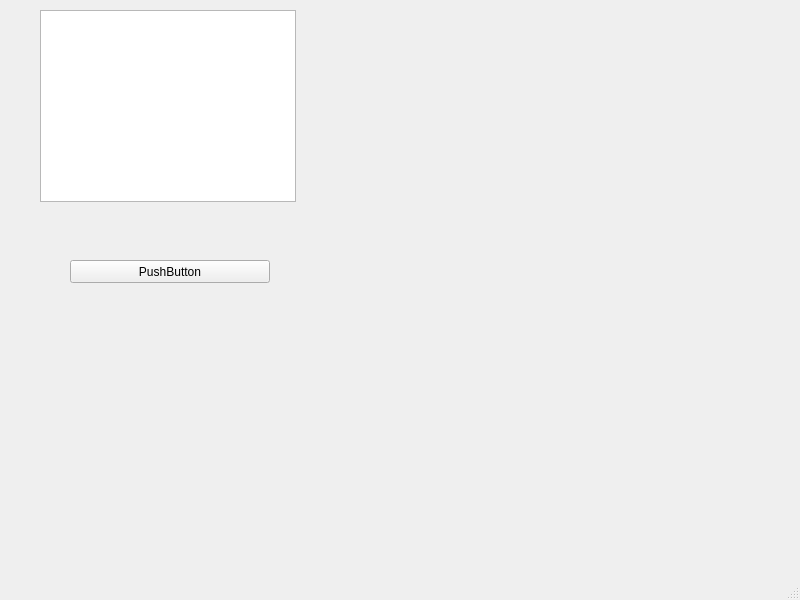
<?xml version="1.0" encoding="UTF-8"?>
<ui version="4.0">
 <class>MainWindow</class>
 <widget class="QMainWindow" name="MainWindow">
  <property name="geometry">
   <rect>
    <x>0</x>
    <y>0</y>
    <width>800</width>
    <height>600</height>
   </rect>
  </property>
  <property name="windowTitle">
   <string>MainWindow</string>
  </property>
  <widget class="QWidget" name="centralwidget">
   <widget class="QPushButton" name="pushButton">
    <property name="geometry">
     <rect>
      <x>70</x>
      <y>260</y>
      <width>200</width>
      <height>23</height>
     </rect>
    </property>
    <property name="text">
     <string>PushButton</string>
    </property>
   </widget>
   <widget class="QListView" name="listView">
    <property name="geometry">
     <rect>
      <x>40</x>
      <y>10</y>
      <width>256</width>
      <height>192</height>
     </rect>
    </property>
   </widget>
   <widget class="QWidget" name="widget" native="true">
    <property name="geometry">
     <rect>
      <x>120</x>
      <y>360</y>
      <width>120</width>
      <height>80</height>
     </rect>
    </property>
   </widget>
  </widget>
  <widget class="QMenuBar" name="menubar">
   <property name="geometry">
    <rect>
     <x>0</x>
     <y>0</y>
     <width>800</width>
     <height>23</height>
    </rect>
   </property>
  </widget>
  <widget class="QStatusBar" name="statusbar"/>
 </widget>
 <resources/>
 <connections/>
</ui>
